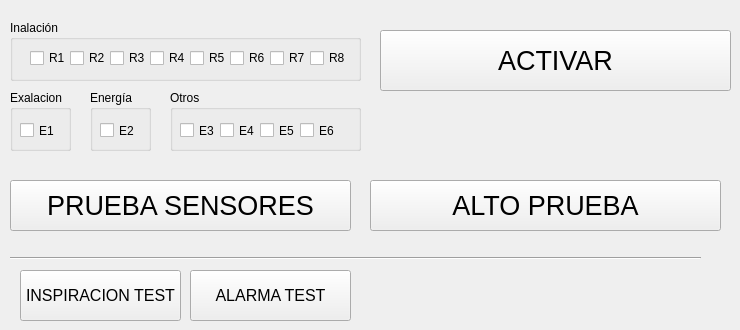
      <widget class="QWidget" name="tab_5">
       <attribute name="title">
        <string>Manual</string>
       </attribute>
       <widget class="QPushButton" name="pushButton_10">
        <property name="geometry">
         <rect>
          <x>10</x>
          <y>180</y>
          <width>341</width>
          <height>51</height>
         </rect>
        </property>
        <property name="font">
         <font>
          <pointsize>20</pointsize>
         </font>
        </property>
        <property name="text">
         <string>PRUEBA SENSORES</string>
        </property>
       </widget>
       <widget class="QCheckBox" name="checkBox">
        <property name="geometry">
         <rect>
          <x>30</x>
          <y>50</y>
          <width>41</width>
          <height>16</height>
         </rect>
        </property>
        <property name="text">
         <string>R1</string>
        </property>
       </widget>
       <widget class="QCheckBox" name="checkBox_2">
        <property name="geometry">
         <rect>
          <x>70</x>
          <y>50</y>
          <width>41</width>
          <height>16</height>
         </rect>
        </property>
        <property name="text">
         <string>R2</string>
        </property>
       </widget>
       <widget class="QCheckBox" name="checkBox_3">
        <property name="geometry">
         <rect>
          <x>110</x>
          <y>50</y>
          <width>41</width>
          <height>16</height>
         </rect>
        </property>
        <property name="text">
         <string>R3</string>
        </property>
       </widget>
       <widget class="QCheckBox" name="checkBox_4">
        <property name="geometry">
         <rect>
          <x>150</x>
          <y>50</y>
          <width>41</width>
          <height>16</height>
         </rect>
        </property>
        <property name="text">
         <string>R4</string>
        </property>
       </widget>
       <widget class="QCheckBox" name="checkBox_5">
        <property name="geometry">
         <rect>
          <x>190</x>
          <y>50</y>
          <width>41</width>
          <height>16</height>
         </rect>
        </property>
        <property name="text">
         <string>R5</string>
        </property>
       </widget>
       <widget class="QCheckBox" name="checkBox_6">
        <property name="geometry">
         <rect>
          <x>230</x>
          <y>50</y>
          <width>41</width>
          <height>16</height>
         </rect>
        </property>
        <property name="text">
         <string>R6</string>
        </property>
       </widget>
       <widget class="QCheckBox" name="checkBox_7">
        <property name="geometry">
         <rect>
          <x>270</x>
          <y>50</y>
          <width>41</width>
          <height>16</height>
         </rect>
        </property>
        <property name="text">
         <string>R7</string>
        </property>
       </widget>
       <widget class="QCheckBox" name="checkBox_8">
        <property name="geometry">
         <rect>
          <x>310</x>
          <y>50</y>
          <width>41</width>
          <height>16</height>
         </rect>
        </property>
        <property name="text">
         <string>R8</string>
        </property>
       </widget>
       <widget class="QPushButton" name="pushButton_stop">
        <property name="geometry">
         <rect>
          <x>370</x>
          <y>180</y>
          <width>351</width>
          <height>51</height>
         </rect>
        </property>
        <property name="font">
         <font>
          <pointsize>20</pointsize>
         </font>
        </property>
        <property name="text">
         <string>ALTO PRUEBA</string>
        </property>
       </widget>
       <widget class="QPushButton" name="pushButton_2">
        <property name="geometry">
         <rect>
          <x>380</x>
          <y>30</y>
          <width>351</width>
          <height>61</height>
         </rect>
        </property>
        <property name="font">
         <font>
          <pointsize>20</pointsize>
         </font>
        </property>
        <property name="text">
         <string>ACTIVAR</string>
        </property>
       </widget>
       <widget class="QGroupBox" name="groupBox_2">
        <property name="geometry">
         <rect>
          <x>10</x>
          <y>20</y>
          <width>351</width>
          <height>61</height>
         </rect>
        </property>
        <property name="title">
         <string>Inalación</string>
        </property>
       </widget>
       <widget class="QGroupBox" name="groupBox_4">
        <property name="geometry">
         <rect>
          <x>10</x>
          <y>90</y>
          <width>61</width>
          <height>61</height>
         </rect>
        </property>
        <property name="title">
         <string>Exalacion</string>
        </property>
        <widget class="QCheckBox" name="checkBox_E1">
         <property name="geometry">
          <rect>
           <x>10</x>
           <y>30</y>
           <width>41</width>
           <height>21</height>
          </rect>
         </property>
         <property name="text">
          <string>E1</string>
         </property>
        </widget>
       </widget>
       <widget class="QGroupBox" name="groupBox_9">
        <property name="geometry">
         <rect>
          <x>90</x>
          <y>90</y>
          <width>61</width>
          <height>61</height>
         </rect>
        </property>
        <property name="title">
         <string>Energía</string>
        </property>
        <widget class="QCheckBox" name="checkBox_E2">
         <property name="geometry">
          <rect>
           <x>10</x>
           <y>30</y>
           <width>41</width>
           <height>21</height>
          </rect>
         </property>
         <property name="text">
          <string>E2</string>
         </property>
        </widget>
       </widget>
       <widget class="QGroupBox" name="groupBox_11">
        <property name="geometry">
         <rect>
          <x>170</x>
          <y>90</y>
          <width>191</width>
          <height>61</height>
         </rect>
        </property>
        <property name="title">
         <string>Otros</string>
        </property>
        <widget class="QCheckBox" name="checkBox_E6">
         <property name="geometry">
          <rect>
           <x>130</x>
           <y>30</y>
           <width>41</width>
           <height>21</height>
          </rect>
         </property>
         <property name="text">
          <string>E6</string>
         </property>
        </widget>
        <widget class="QCheckBox" name="checkBox_E5">
         <property name="geometry">
          <rect>
           <x>90</x>
           <y>30</y>
           <width>41</width>
           <height>21</height>
          </rect>
         </property>
         <property name="text">
          <string>E5</string>
         </property>
        </widget>
        <widget class="QCheckBox" name="checkBox_E3">
         <property name="geometry">
          <rect>
           <x>10</x>
           <y>30</y>
           <width>41</width>
           <height>21</height>
          </rect>
         </property>
         <property name="text">
          <string>E3</string>
         </property>
        </widget>
        <widget class="QCheckBox" name="checkBox_E4">
         <property name="geometry">
          <rect>
           <x>50</x>
           <y>30</y>
           <width>41</width>
           <height>21</height>
          </rect>
         </property>
         <property name="text">
          <string>E4</string>
         </property>
        </widget>
       </widget>
       <widget class="Line" name="line_9">
        <property name="geometry">
         <rect>
          <x>10</x>
          <y>250</y>
          <width>691</width>
          <height>16</height>
         </rect>
        </property>
        <property name="orientation">
         <enum>Qt::Horizontal</enum>
        </property>
       </widget>
       <widget class="QPushButton" name="pushButton_11">
        <property name="geometry">
         <rect>
          <x>20</x>
          <y>270</y>
          <width>161</width>
          <height>51</height>
         </rect>
        </property>
        <property name="font">
         <font>
          <pointsize>12</pointsize>
         </font>
        </property>
        <property name="text">
         <string>INSPIRACION TEST</string>
        </property>
       </widget>
       <widget class="QPushButton" name="pushButton_alarmTest">
        <property name="geometry">
         <rect>
          <x>190</x>
          <y>270</y>
          <width>161</width>
          <height>51</height>
         </rect>
        </property>
        <property name="font">
         <font>
          <pointsize>12</pointsize>
         </font>
        </property>
        <property name="text">
         <string>ALARMA TEST</string>
        </property>
       </widget>
       <zorder>groupBox_2</zorder>
       <zorder>pushButton_10</zorder>
       <zorder>checkBox</zorder>
       <zorder>checkBox_2</zorder>
       <zorder>checkBox_3</zorder>
       <zorder>checkBox_4</zorder>
       <zorder>checkBox_5</zorder>
       <zorder>checkBox_6</zorder>
       <zorder>checkBox_7</zorder>
       <zorder>checkBox_8</zorder>
       <zorder>pushButton_stop</zorder>
       <zorder>pushButton_2</zorder>
       <zorder>groupBox_4</zorder>
       <zorder>groupBox_9</zorder>
       <zorder>groupBox_11</zorder>
       <zorder>line_9</zorder>
       <zorder>pushButton_11</zorder>
       <zorder>pushButton_alarmTest</zorder>
      </widget>
